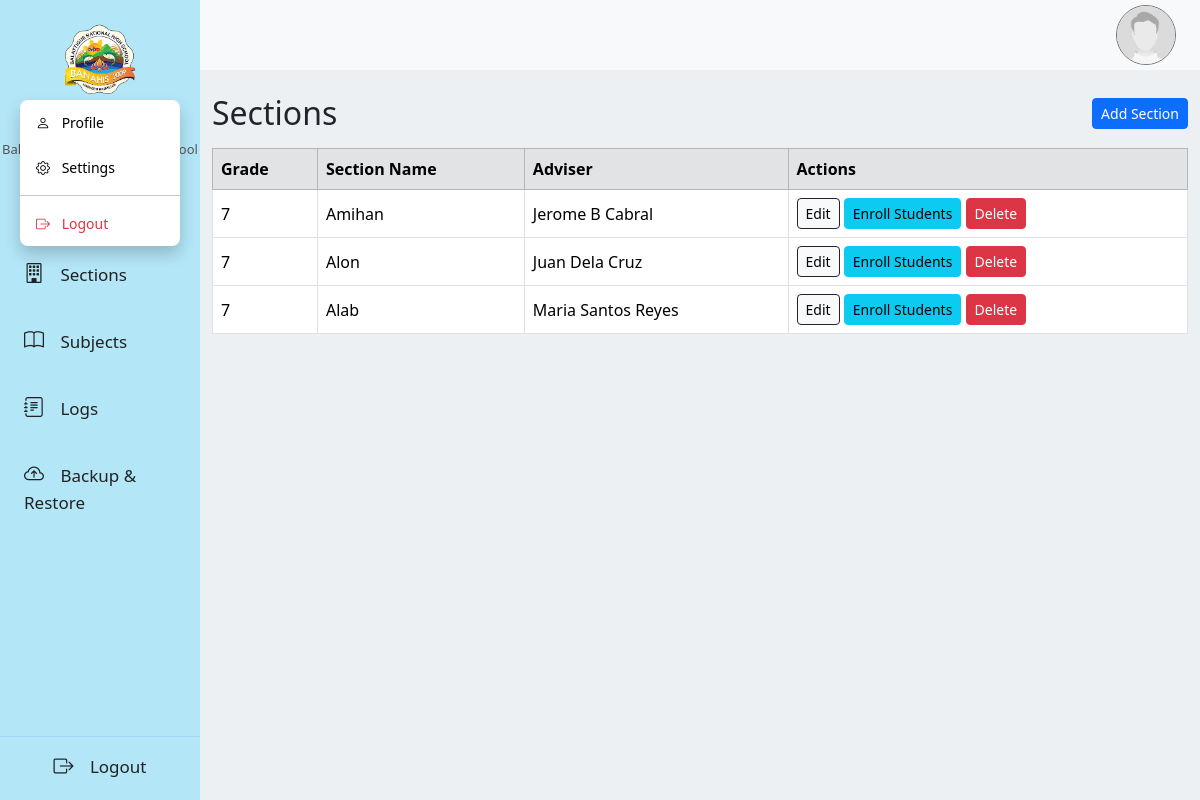
The app's page /head/section.php with its own data.
### tables this page shows
CREATE TABLE `section` (
  `SectionID` int(11) NOT NULL,
  `GradeLevel` tinyint(4) NOT NULL,
  `SectionName` varchar(20) NOT NULL,
  `AdviserID` int(11) DEFAULT NULL
);

### head/section.php (the view, shortened to what this page needs)
<?php
require __DIR__ . '/../config.php';
?>
<!DOCTYPE html>
<html lang="en">
<head>
  <link href="https://cdn.jsdelivr.net/npm/bootstrap@5.3.0/dist/css/bootstrap.min.css" rel="stylesheet">
</head>
<body>
  <?php include __DIR__ . '/../navs/headNav.php'; ?>
  <div class="container mt-4">
    <div class="d-flex justify-content-between align-items-center mb-3">
      <h2 class="mb-0">Sections</h2>
      <button class="btn btn-primary btn-sm" data-bs-toggle="modal" data-bs-target="#addSectionModal">
        Add Section
      </button>
    </div>
    <table class="table table-bordered table-hover align-middle">
      <thead class="table-secondary">
        <tr>
          <th>Grade</th>
          <th>Section Name</th>
          <th>Adviser</th>
          <th>Actions</th>
        </tr>
      </thead>
      <tbody>
        <?php
        $rs = $conn->query("SELECT s.SectionID, s.GradeLevel, s.SectionName, s.AdviserID, CONCAT(t.fName,' ',t.mName,' ',t.lName) AS AdviserName
                            FROM section s LEFT JOIN teacher t ON s.AdviserID = t.TeacherID");
        while ($r = $rs->fetch_assoc()):
        ?>
        <tr>
          <td><?= $r['GradeLevel'] ?></td>
          <td><?= htmlspecialchars($r['SectionName']) ?></td>
          <td><?= htmlspecialchars($r['AdviserName'] ?? 'N/A') ?></td>
          <td>
            <button class="btn btn-sm btn-light border-dark"
              data-bs-toggle="modal"
              data-bs-target="#editSectionModal"
              data-id="<?= $r['SectionID'] ?>"
              data-grade="<?= $r['GradeLevel'] ?>"
              data-name="<?= htmlspecialchars($r['SectionName']) ?>"
              data-adv="<?= $r['AdviserID'] ?>">
              Edit
            </button>
            <button class="btn btn-sm btn-info"
              data-bs-toggle="modal"
              data-bs-target="#enrollModal"
              data-id="<?= $r['SectionID'] ?>"
              data-grade="<?= $r['GradeLevel'] ?>">
              Enroll Students
            </button>
            <form method="post" class="d-inline">
              <button class="btn btn-sm btn-danger" name="delete_section"
                onclick="return confirm('Delete this section?')">Delete</button>
            </form>
          </td>
        </tr>
        <?php endwhile; ?>
      </tbody>
    </table>
  </div>
</body>
</html>

### navs/headNav.php (style rules this page uses)
body { background:rgb(236, 240, 243); margin-left: 200px !important; }

### records on screen
section: GradeLevel "7", SectionName "Amihan", AdviserName "Jerome B Cabral"
section: GradeLevel "7", SectionName "Alon", AdviserName "Juan Dela Cruz"
section: GradeLevel "7", SectionName "Alab", AdviserName "Maria Santos Reyes"
